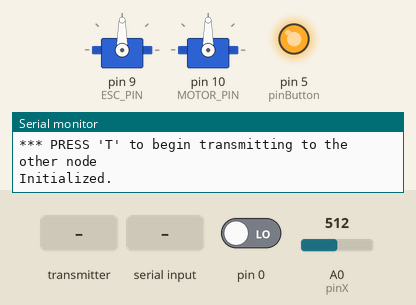
Bench run of a sketch on a simulated Arduino Leonardo, built with avr-gcc and run on an emulated ATmega32U4. Parts: 2 × servo, output pins drawn as LEDs (lit = HIGH), the last lines printed to the serial monitor. The test bench sets the inputs (shaded band); at power-on: pin 0 LOW, A0 (pinX) = 512. No radio packets arrive unless stated.

Above: at 1.2 s.
1.3 s: the transmitter starts sending dataArray.0 = 0
At 1.8 s:
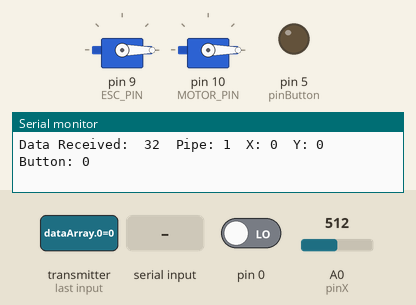
2.8 s: "T" received over Serial
4.3 s: "R" received over Serial
Timing chart, 0 to 7.3 s (numbered marks = the images above; inputs shaded):
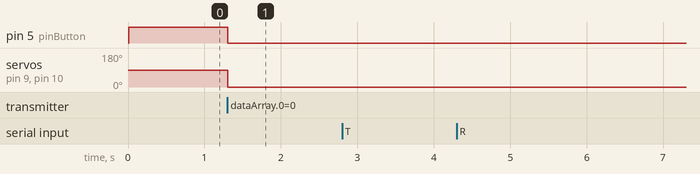

The sketch:

superfast.ino
```cpp
// This file contains the code for both the receiver and transmitter of a pair of RF devices for a radio-controlled car.

#include <SPI.h>
#include <nRF24L01.h>
#include <RF24.h>

// Pins for nRF24L01
#define CE_PIN 7
#define CSN_PIN 8
// MOSI = 11, MISO = 12, SCK = 13
#define refreshDelay 100 //ms
#define SPI_SPEED 10000000

// instantiate an object for the nRF24L01 transceiver
RF24 radio(CE_PIN, CSN_PIN, SPI_SPEED);

// Let these addresses be used for the pair
uint8_t address[][6] = { "1Node", "2Node" };
// It is very helpful to think of an address as a path instead of as
// an identifying device destination

// to use different addresses on a pair of radios, we need a variable to
// uniquely identify which address this radio will use to transmit

// 0 -> address[0], 1 -> address[1]
bool radioNumber = 0;
// Used to control whether this node is sending or receiving
// 0 = RX role, 1 = TX role,
bool role = false;

#include <Joystick.h>
#define pinX A0
#define pinY A1
#define pinButton 5

Joystick joystick(pinX, pinY, pinButton);

// Initialize the angles of the joystick
int dataArray[3];

#include <Servo.h>
#define ESC_PIN 9
int curr_pos = 90;
int pos = 0;

// create servo object to control the ESC
Servo steeringServo;

#define MOTOR_PIN 10
Servo motorESC;

void setup() {
  Serial.begin(115200);
  while (!Serial) {
    // some boards need to wait to ensure access to serial over USB
  }

  pinMode(pinButton, OUTPUT);

  // initialize the transceiver on the SPI bus
  if (!radio.begin()) {
    Serial.println(F("radio hardware is not responding!!"));
    while (1) {}  // hold in infinite loop
  }

  // print example's introductory prompt
  Serial.println(F("Joystick Rx Initializing..."));

  // role variable is hardcoded to RX behavior, inform the user of this
  Serial.println(F("*** PRESS 'T' to begin transmitting to the other node"));

  // Set the PA Level low to try preventing power supply related problems
  // because these examples are likely run with nodes in close proximity to
  // each other.
  radio.setPALevel(RF24_PA_LOW);  // RF24_PA_MAX is default.
  // radio.setRetries(15,0);

  radio.setAddressWidth(5);
  radio.setChannel(192);
  radio.setDataRate(RF24_250KBPS);
  radio.setAutoAck(true);
  radio.disableDynamicPayloads();
  radio.disableAckPayload();
  radio.setCRCLength(RF24_CRC_16);
  radio.setRetries(0, 0);

  // save on transmission time by setting the radio to only transmit the
  // number of bytes we need to transmit a float
  radio.setPayloadSize(sizeof(dataArray));  // float datatype occupies 4 bytes

  // set the TX address of the RX node into the TX pipe
  radio.openWritingPipe(address[radioNumber]);  // always uses pipe 0

  // set the RX address of the TX node into a RX pipe
  radio.openReadingPipe(1, address[!radioNumber]);  // using pipe 1

  // additional setup specific to the node's role
  if (role) {
    radio.stopListening();  // put radio in TX mode
  } else {
    radio.startListening();  // put radio in RX mode

    // Attach the Servo motor to controller.
    steeringServo.attach(ESC_PIN);  // attaches the servo on pin 9 to the servo object
    // steeringServo.steeringServo(ESC_PIN,700,2000); // (pin, min pulse width, max pulse width in microseconds)
    steeringServo.write(curr_pos);

    // Attach the Servo motor to controller.
    motorESC.attach(MOTOR_PIN);  // attaches the servo on pin 9 to the servo object
    // steeringServo.steeringServo(ESC_PIN,700,2000); // (pin, min pulse width, max pulse width in microseconds)
    motorESC.write(curr_pos);
  }

  // For debugging info
  // printf_begin();             // needed only once for printing details
  // radio.printDetails();       // (smaller) function that prints raw register values
  // radio.printPrettyDetails(); // (larger) function that prints human readable data
  Serial.println(F("Initialized."));
}  // setup

void loop() {

  if (role) {
    // This device is a TX node
    // Prepare data for transmission
    dataArray[0] = joystick.angleX();
    dataArray[1] = joystick.angleY();
    dataArray[2] = joystick.buttonState();

    unsigned long start_timer = micros();                // start the timer
    bool report = radio.write( &dataArray, sizeof(dataArray) ); // transmit & save the report
    unsigned long end_timer = micros();                  // end the timer

    if (report) {
      Serial.print(F("Transmission successful! "));  // payload was delivered
      Serial.print(F("Time to transmit = "));
      Serial.print(end_timer - start_timer);  // print the timer result
      Serial.print(F(" us. Sent: "));

      Serial.print("Data Transmitted:");
      Serial.print("\tX: ");
      Serial.print(dataArray[0]);
      Serial.print("\tY: ");
      Serial.print(dataArray[1]);
      Serial.print("\tButton: ");
      Serial.print(dataArray[2]);
    } else {
      Serial.println(F("Transmission failed or timed out."));  // payload was not delivered
    }

    // to make this example readable in the serial monitor
    delay(refreshDelay);  // slow transmissions down by 1 second

  } else {
    // This device is a RX node
    // Read the data coming in from the RF signal.

    uint8_t pipe;
    if (radio.available(&pipe)) {               // is there a payload? get the pipe number that recieved it
      uint8_t bytes = radio.getPayloadSize();   // get the size of the payload
      radio.read(&dataArray, bytes);             // fetch payload from FIFO
      // Rename the dataArray
      int angleX = dataArray[0];
      int angleY = dataArray[1];
      int buttonState = dataArray[2];

      // Prints to serial for debugging.
      Serial.print("Data Received:\t");
      Serial.print(bytes);  // print the size of the payload
      Serial.print("\tPipe: ");
      Serial.print(pipe);  // print the pipe number
      Serial.print("\tX: ");
      Serial.print(angleX);  // print the payload's value
      Serial.print("\tY: ");
      Serial.print(angleY);  // print the payload's value
      Serial.print("\tButton: ");
      Serial.println(buttonState);  // print the payload's value

      // Update the speed based on AngleY and write it to the ESC motor
      accelerate(angleY);

      // Honk once if the buttonstate was high
      honk(buttonState);

      steeringServo.write(angleX);

    }
  }  // role

  if (Serial.available()) {
    // change the role via the serial monitor

    char c = toupper(Serial.read());
    if (c == 'T' && !role) {
      // Become the TX node

      role = true;
      Serial.println(F("*** CHANGING TO TRANSMIT ROLE -- PRESS 'R' TO SWITCH BACK"));
      radio.stopListening();

    } else if (c == 'R' && role) {
      // Become the RX node

      role = false;
      Serial.println(F("*** CHANGING TO RECEIVE ROLE -- PRESS 'T' TO SWITCH BACK"));
      radio.startListening();
    }
  }

}  // loop

void honk(bool buttonState) {
  if (buttonState) {
    Serial.println("HONK!");
    digitalWrite(pinButton, HIGH); // sets the digital pin 13 on
  } else {
    digitalWrite(pinButton, LOW); // sets the digital pin 13 on
  }
}

void accelerate(int angle) {
  motorESC.write(angle);
}
```

Measured:
- after the input at 1.3 s, pin 5 (pinButton): HIGH → LOW at once; servo on pin 9 (ESC_PIN), servo on pin 10 (MOTOR_PIN): 90° → 0° at once
